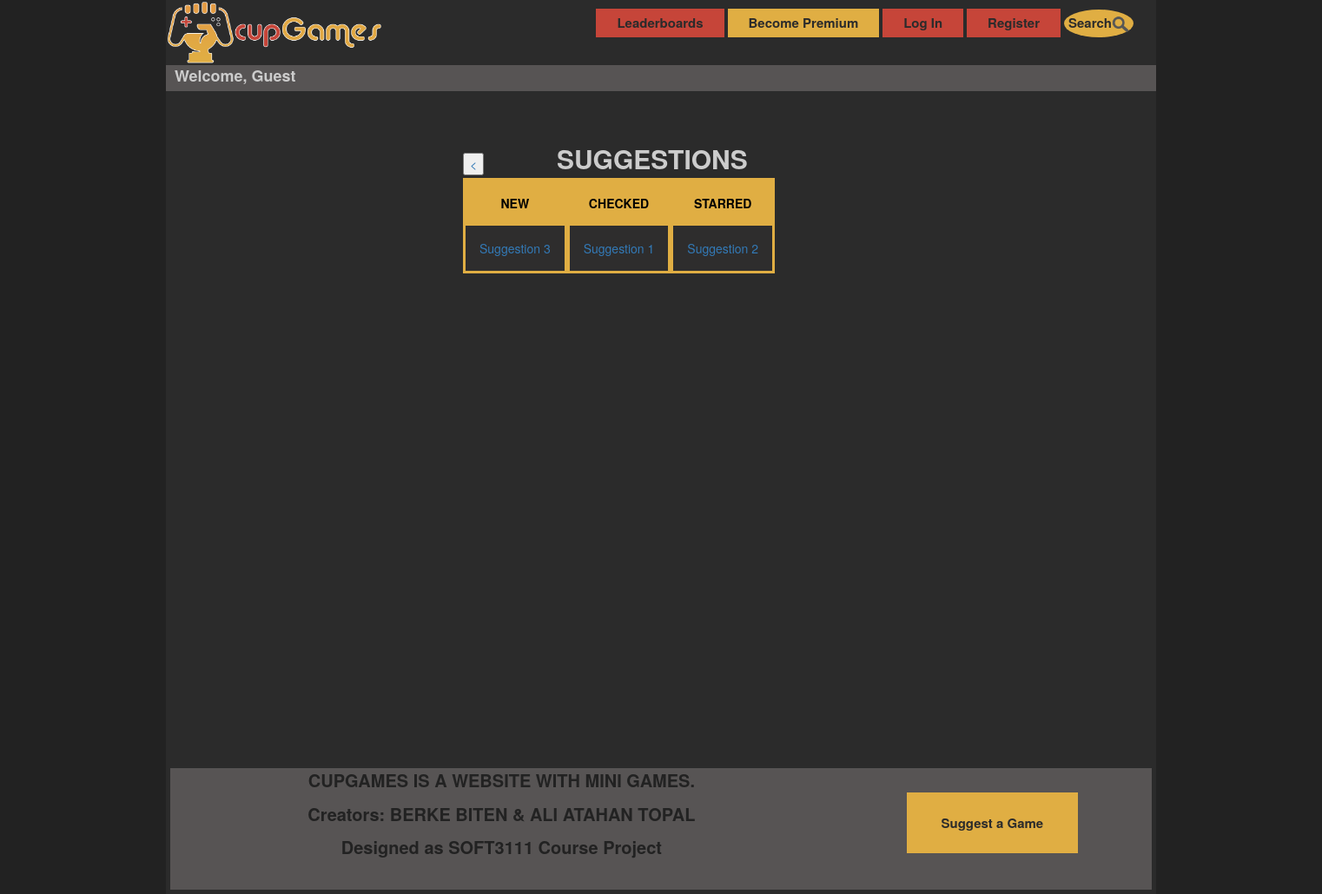
Page /viewSuggestions on the committed database.
### cupApp/models.py (models this page shows, shortened)
class Suggestion(models.Model):
    username = models.ForeignKey(Account, related_name='suggestion_owner', on_delete=models.DO_NOTHING, null=True,
                                 blank=True)
    detail = models.TextField()
    submit_time = models.DateTimeField(default=timezone.now())
    last_modified = models.DateTimeField(default=timezone.now())
    game_link = models.CharField(null=True, blank=True, max_length=1500)
    is_checked = models.BooleanField(default=False)
    is_starred = models.BooleanField(default=False)
    suggestion_id = models.AutoField(primary_key=True)

### cupApp/views.py (the view)
# urls.py: path('viewSuggestions', views.viewSuggestions, name="viewSuggestions"),
def viewSuggestions(request):
    newSuggestions = Suggestion.objects.filter(is_checked=False, is_starred=False).order_by('-submit_time')
    checkedSuggestions = Suggestion.objects.filter(is_checked=True, is_starred=False).order_by('-last_modified')
    starredSuggestions = Suggestion.objects.filter(is_checked=True, is_starred=True).order_by('-last_modified')
    return render(request, 'cupApp/viewSuggestions.html',
                  {'newSuggestions': newSuggestions, 'checkedSuggestions': checkedSuggestions,
                   'starredSuggestions': starredSuggestions})

### cupApp/templates/cupApp/viewSuggestions.html (shortened to what this page needs)
{% extends 'cupApp/base.html' %}
{% load static %}
{% block content %}
    <div class="suggestTables">
    <a href="{% url 'adminpanel' %}"><button><</button></a>
        <p1>SUGGESTIONS</p1>
        <div class="suggestionTable">
            <table>
                <tr>
                    <th>NEW</th>
                </tr>
                {% for suggestion in newSuggestions %}
                    <tr>
                        <td>
                            <a href="{% url 'suggestion' pk=suggestion.suggestion_id %}">Suggestion {{ suggestion.suggestion_id }}</a>
                        </td>
                    </tr>
                {% endfor %}
            </table>
        </div>
        <div class="suggestionTable">
            <table>
                <tr>
                    <th>CHECKED</th>
                </tr>
                {% for suggestion in checkedSuggestions %}
                    <tr>
                        <td>
                            <a href="{% url 'suggestion' pk=suggestion.suggestion_id %}">Suggestion {{ suggestion.suggestion_id }}</a>
                        </td>
                    </tr>
                {% endfor %}
            </table>
        </div>
        <div class="suggestionTable">
            <table>
                <tr>
                    <th>STARRED</th>
                </tr>
                {% for suggestion in starredSuggestions %}
                    <tr>
                        <td>
                            <a href="{% url 'suggestion' pk=suggestion.suggestion_id %}">Suggestion {{ suggestion.suggestion_id }}</a>
                        </td>
                    </tr>
                {% endfor %}
            </table>
        </div>
    </div>
{% endblock %}

### cupApp/static/css/style.css (style rules this page uses)
html { height: 100%; }
body { height: 100%; overflow-x: hidden; overflow-y: scroll; background-color: #222222; color: #cccccc; }
.suggestionTable table { background-color: #2B2B2B; float: left; border-collapse: collapse; border-spacing: 0; border: 3px solid #E0AE43; height: 70%; overflow-y: auto; }
.suggestionTable th, td { text-align: center; padding: 16px; }
.suggestionTable tr:first-child { background-color: #E0AE43; color: black; }
.suggestionTable tr:nth-child(even) { background-color: #2E2D2D; }
.leaderboard th, td { text-align: center; padding: 16px; }
.suggestTables { width: 100%; margin-top: 5%; margin-left: 30%; }
.suggestTables p1 { margin-left: 7%; font-size: 30px; font-weight: bold; }

### rows in the picture
Suggestion: suggestion_id "3"
Suggestion: suggestion_id "1"
Suggestion: suggestion_id "2"
